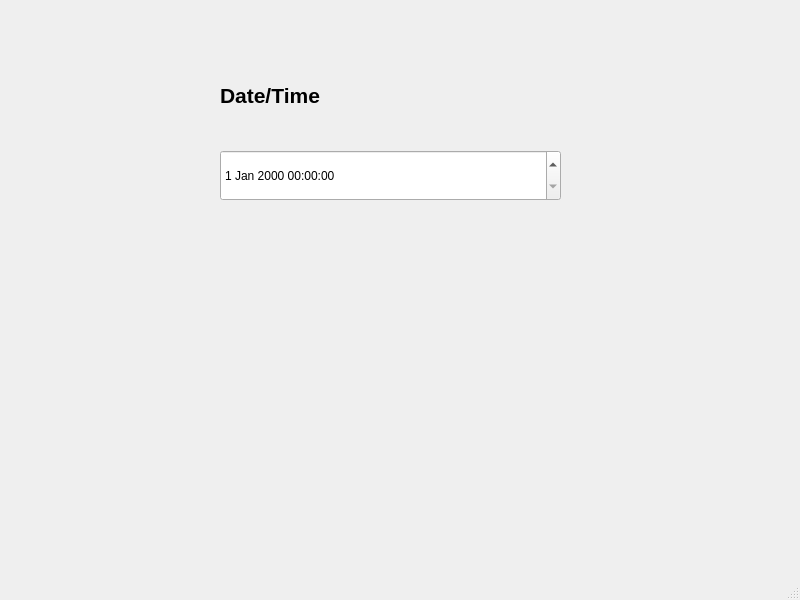
<?xml version="1.0" encoding="UTF-8"?>
<ui version="4.0">
 <class>MainWindow</class>
 <widget class="QMainWindow" name="MainWindow">
  <property name="geometry">
   <rect>
    <x>0</x>
    <y>0</y>
    <width>800</width>
    <height>600</height>
   </rect>
  </property>
  <property name="windowTitle">
   <string>MainWindow</string>
  </property>
  <widget class="QWidget" name="centralwidget">
   <widget class="QLabel" name="label">
    <property name="geometry">
     <rect>
      <x>220</x>
      <y>70</y>
      <width>341</width>
      <height>51</height>
     </rect>
    </property>
    <property name="font">
     <font>
      <pointsize>16</pointsize>
      <weight>75</weight>
      <bold>true</bold>
     </font>
    </property>
    <property name="text">
     <string>Date/Time</string>
    </property>
   </widget>
   <widget class="QDateTimeEdit" name="dateTimeEdit">
    <property name="geometry">
     <rect>
      <x>220</x>
      <y>150</y>
      <width>341</width>
      <height>51</height>
     </rect>
    </property>
   </widget>
  </widget>
  <widget class="QMenuBar" name="menubar">
   <property name="geometry">
    <rect>
     <x>0</x>
     <y>0</y>
     <width>800</width>
     <height>20</height>
    </rect>
   </property>
  </widget>
  <widget class="QStatusBar" name="statusbar"/>
 </widget>
 <resources/>
 <connections/>
</ui>
